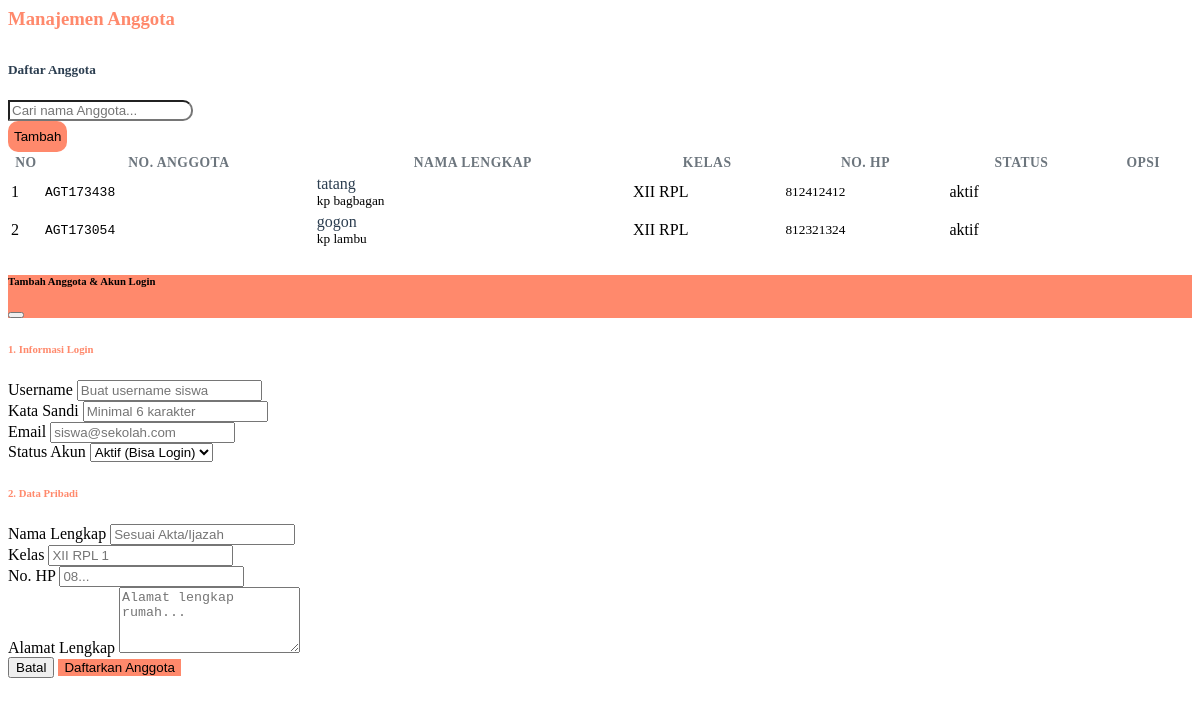
The page /admin/anggota.php on the database as committed earlier.
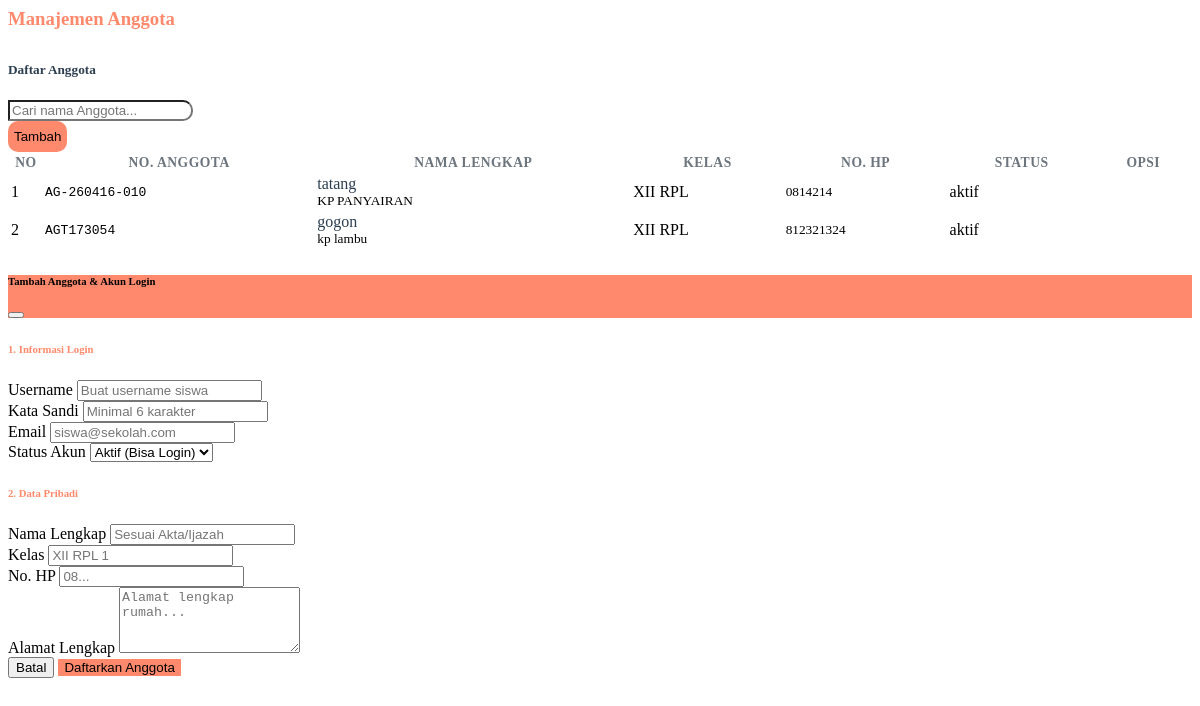
The same page on the database as committed later.
### tables this page shows
CREATE TABLE `anggota` (
  `id_anggota` int NOT NULL,
  `no_anggota` varchar(30) NOT NULL,
  `nama` varchar(100) NOT NULL,
  `kelas` varchar(50) NOT NULL,
  `alamat` varchar(200) NOT NULL,
  `no_hp` varchar(255) NOT NULL,
  `tanggal_daftar` date NOT NULL,
  `status` enum('aktif','nonaktif') NOT NULL,
  `id_user` int NOT NULL
);

### admin/anggota.php (the view, shortened to what this page needs)
<h3 style="color: #ff896c; padding-bottom: 10px;">Manajemen Anggota</h3>
<div class="card border-0 shadow-sm p-4" data-aos="fade-up" style="border-radius: 20px;">
    <div class="d-flex flex-column flex-md-row justify-content-between align-items-center mb-4 gap-3">
        <h5 class="fw-bold text-navy mb-0">Daftar Anggota</h5>
        <div class="d-flex align-items-center gap-2">
            <div class="input-group input-group-sm" style="width: 250px;">
                <input type="text" id="customSearchAnggota" class="form-control border-start-0" placeholder="Cari nama Anggota..." style="border-radius: 0 10px 10px 0;">
            </div>
                <button data-bs-toggle="modal" data-bs-target="#anggotaTambah" class="btn btn-sm bg-pink text-white px-3 shadow-sm" style="border-radius: 10px; height: 31px; background-color: #ff896c; border: none;">
                    <i class="bi bi-plus-lg me-1"></i> Tambah
                </button>
        </div>
    </div>
    <div class="table-responsive">
        <table id="tabelAnggota" class="table table-hover align-middle" style="width:100%">
            <thead class="table-light">
                <tr>
                    <th width="30">No</th>
                    <th>No. Anggota</th>
                    <th>Nama Lengkap</th>
                    <th>Kelas</th>
                    <th>No. HP</th>
                    <th>Status</th>
                    <th class="text-center">Opsi</th>
                </tr>
            </thead>
            <tbody>
                <?php
                $no = 1;
                $query = mysqli_query($koneksi, "SELECT * FROM anggota ORDER BY id_anggota DESC");
                while($row = mysqli_fetch_assoc($query)) {
                    $badgeColor = ($row['status'] == 'Aktif') ? 'bg-success' : 'bg-danger';
                ?>
                <tr>
                    <td><?= $no++; ?></td>
                    <td><code class="text-primary fw-bold"><?= $row['no_anggota']; ?></code></td>
                    <td>
                        <div class="fw-bold text-navy"><?= $row['nama']; ?></div>
                        <small class="text-muted"><i class="bi bi-geo-alt me-1"></i><?= $row['alamat']; ?></small>
                    </td>
                    <td><span class="badge bg-light text-dark border"><?= $row['kelas']; ?></span></td>
                    <td><small><?= $row['no_hp']; ?></small></td>
                    <td><span class="badge <?= $badgeColor; ?> opacity-75"><?= $row['status']; ?></span></td>
                    <td class="text-center">
                    </td>
                </tr>
                <?php } ?>
            </tbody>
        </table>
    </div>
</div>
<?php include 'tambahanggota.php';?>

Rows that differ between the two databases and show on the page:
removed anggota: no_anggota "AGT173438", nama "tatang", alamat "kp bagbagan", kelas "XII RPL", no_hp "812412412", status "aktif"
added anggota: no_anggota "AG-260416-010", nama "tatang", alamat "KP PANYAIRAN", kelas "XII RPL", no_hp "0814214", status "aktif"
